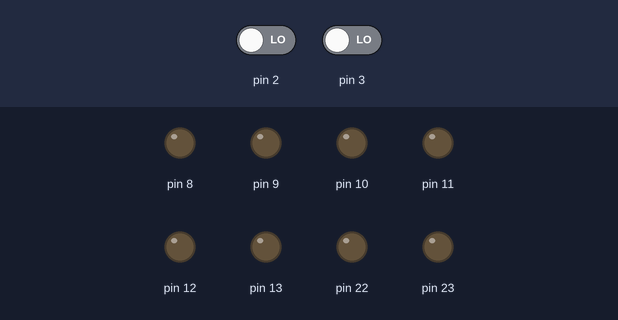
This sketch was run on a simulated Arduino Uno, built with avr-gcc and run on an emulated ATmega328P. Parts: output pins drawn as LEDs (lit = HIGH). Inputs (shaded band) come from the test bench; at power-on: pin 2 LOW, pin 3 LOW.

Above: at 1.2 s.
1.3 s: pin 2 driven HIGH
At 2.2 s:
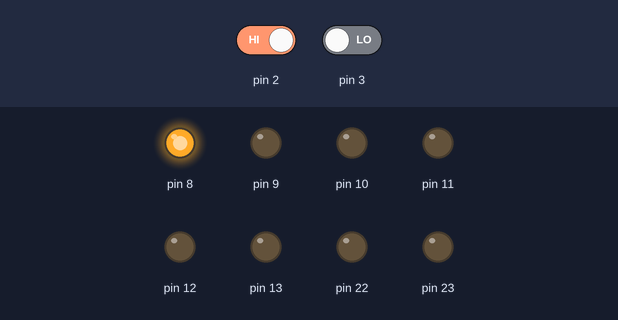
2.8 s: pin 3 driven HIGH
At 3.6 s:
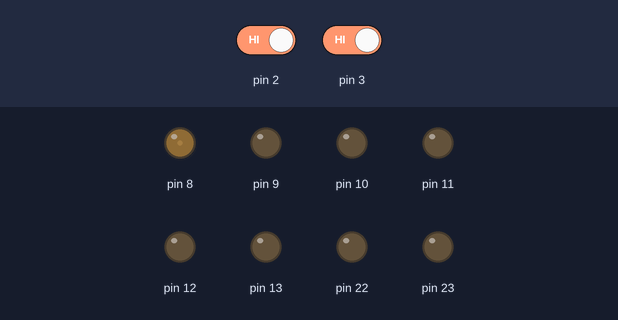
4.3 s: pin 3 driven LOW
At 5.5 s:
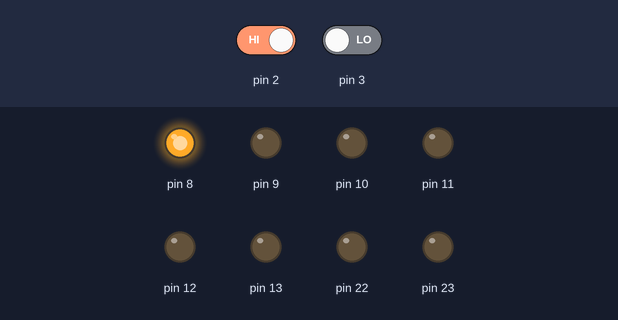
Timing chart, 0 to 7.3 s (numbered marks = the images above; inputs shaded):
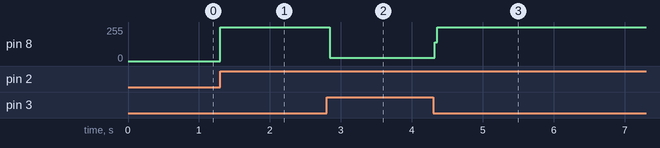

The sketch:

1A11S.ino
```cpp
                                                                                           void setup() {
  DDRD = DDRD & B00000100;
  DDRB = 255;
}
void loop(){
  if((PIND &B00000100)>1){
    PORTB = 1;
  }
  if((PIND &B00001000)>1){
    PORTB = 0;
  }
}
```

Measured:
- after the input at 1.3 s, pin 8: 0/255 → 255/255 at once
- after the input at 2.8 s, pin 8: 255/255 → 23/255 at once
- after the input at 4.3 s, pin 8: 23/255 → 255/255 at once
